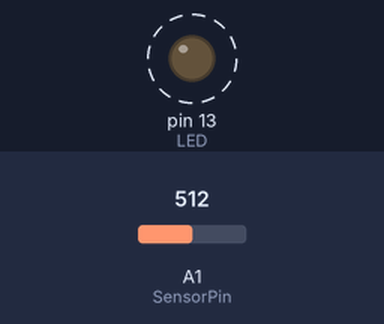
This sketch was run on a simulated Arduino Uno, built with avr-gcc and run on an emulated ATmega328P. On the bench: output pins drawn as LEDs (lit = HIGH). Dashed ring = blinking. Inputs (shaded band) come from the test bench; at power-on: A1 (SensorPin) = 512. What the sketch prints to the serial monitor is not drawn.

Above: at 0.4 s.
Timing chart, 0 to 3.7 s (numbered marks = the images above):
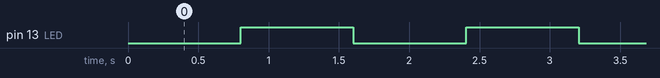

The sketch:

PH_Caiji.ino
```cpp
/*
 # This sample code is used to test the pH meter Pro V1.0.
*/
#define SensorPin A1            //pH meter Analog output to Arduino Analog Input 1
#define Offset 21.677           //deviation compensate
#define LED 13
#define samplingInterval 20
#define printInterval 800
#define ArrayLenth  40    //times of collection
int pHArray[ArrayLenth];   //Store the average value of the sensor feedback
int pHArrayIndex=0;
void setup(void)
{
  pinMode(LED,OUTPUT);
  Serial.begin(9600);
  Serial.println("pH meter experiment!");    //Test the serial monitor
}
void loop(void)
{
  static unsigned long samplingTime = millis();
  static unsigned long printTime = millis();
  static float pHValue,voltage;
  if(millis()-samplingTime > samplingInterval)
  {
      pHArray[pHArrayIndex++]=analogRead(SensorPin);
      if(pHArrayIndex==ArrayLenth)pHArrayIndex=0;
      voltage = avergearray(pHArray, ArrayLenth)*5.0/1024;
      pHValue = -5.8887*voltage+Offset;
      if(pHValue<=0.0){pHValue=0.0;}
      if(pHValue>14.0){pHValue=14.0;}
      samplingTime=millis();
  }
  if(millis() - printTime > printInterval)   //Every 800 milliseconds, print a numerical, convert the state of the LED indicator
  {
  Serial.print("Voltage:");
  Serial.print(voltage,2);
  Serial.print("    pH value: ");
  Serial.println(pHValue,2);
  digitalWrite(LED,digitalRead(LED)^1);
  printTime=millis();
  }
}
double avergearray(int* arr, int number){
  int i;
  int max,min;
  double avg;
  long amount=0;
  if(number<=0){
    Serial.println("Error number for the array to avraging!/n");
    return 0;
  }
  if(number<5){   //less than 5, calculated directly statistics
    for(i=0;i<number;i++){
      amount+=arr[i];
    }
    avg = amount/number;
    return avg;
  }else{
    if(arr[0]<arr[1]){
      min = arr[0];max=arr[1];
    }
    else{
      min=arr[1];max=arr[0];
    }
    for(i=2;i<number;i++){
      if(arr[i]<min){
        amount+=min;        //arr<min
        min=arr[i];
      }else {
        if(arr[i]>max){
          amount+=max;    //arr>max
          max=arr[i];
        }else{
          amount+=arr[i]; //min<=arr<=max
        }
      }//if
    }//for
    avg = (double)amount/(number-2);
  }//if
  return avg;
}
```

Measured:
- by itself, pin 13 (LED): alternates HIGH for 0.80 s and LOW for 0.80 s
